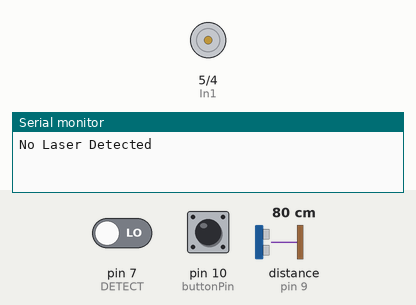
Recording of a sketch running on a simulated Arduino Uno, built with avr-gcc and run on an emulated ATmega328P. Shown: motor-driver pin pairs drawn as motors (green arrow = first pin HIGH = forward, orange = second pin HIGH = backward, longer = more drive, scaled by the enable pin), the last lines printed to the serial monitor. Wiring (inferred from the names in the program): ultrasonic range finder: trigger pin 8; echo pin 9. Inputs (shaded band) come from the test bench; at power-on: pin 7 (DETECT) LOW, pin 10 (buttonPin) LOW, distance to the obstacle (sensor on pin 9) 80 cm. The echo pulse lasts 58.3 µs per cm.

Above: at 1.2 s.
1.3 s: pin 7 (DETECT) driven HIGH
At 1.45 s:
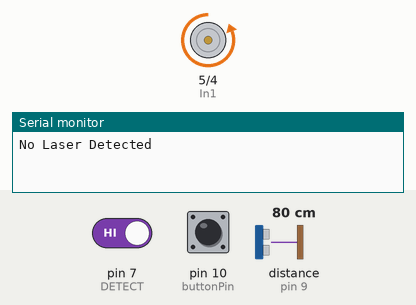
17.5 s: pin 7 (DETECT) driven LOW
At 17.76 s:
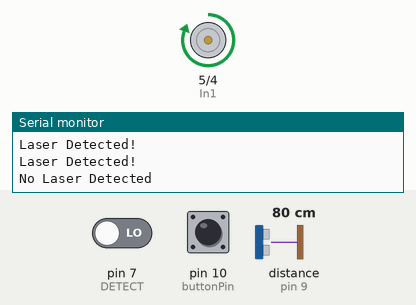
Timing chart, 0 to 24.4 s (numbered marks = the images above; inputs shaded):
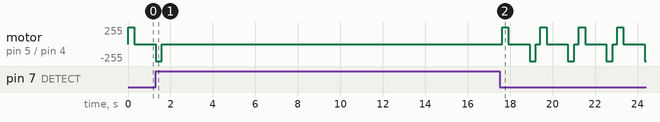

Measured:
- after the input at 1.3 s, motor on pin 5 (In1) / pin 4 (In2): goes on until 1.6 s, then stays stopped
- after the input at 17.5 s, motor on pin 5 (In1) / pin 4 (In2): stopped → forward 255/255 after 0.12 s, then repeats every 1.8 s: stopped 1.0 s, backward 255/255 0.30 s, stopped 0.21 s, forward 255/255 0.30 s

The sketch:

SoftWare.ino
```cpp
#include <SoftwareSerial.h>

#define DETECT 7 // Laser sensor pin
#define trigPin 8 // Ultrasonic sensor trigger pin
#define echoPin 9 // Ultrasonic sensor echo pin
#define buttonPin 10 // Button pin

int speed = 6; // Motor PWM pin
int In1 = 5; // Motor control signal 1
int In2 = 4; // Motor control signal 2

SoftwareSerial HC06(2, 3); // Bluetooth TX/RX pins

const int threshold = 11;
const unsigned long durationThreshold = 5000;
unsigned long startTime = 0;
bool messageShown = false;
int buttonRead = 0;
int ButtonState = 0;


void setup() {
  Serial.begin(9600);
  HC06.begin(9600);

  //laser setup
  pinMode(DETECT, INPUT);

  // Motor setup
  pinMode(speed, OUTPUT);
  pinMode(In1, OUTPUT);
  pinMode(In2, OUTPUT);

  // Ultrasonic sensor setup
  pinMode(trigPin, OUTPUT);
  pinMode(echoPin, INPUT);

  pinMode(buttonPin, INPUT); // Use external pull-down resistor
}

void loop()
{

  buttonRead = digitalRead(buttonPin);
  int detected = digitalRead(DETECT);
  if (buttonRead == HIGH){
    ButtonState = ButtonState + 1;
    Serial.println(ButtonState);
    delay(500);
  }

  int Buttontoggle = ButtonState % 2;
  if (Buttontoggle == 1){
    delay(100);
  }
  else
  {
   // Laser sensor logic
    if (detected == HIGH)
    {
      Serial.println("Laser Detected!");
      analogWrite(speed, 0); // Stop motor
      boolean buttonRead = digitalRead(buttonPin);

    }
    else
    {
      Serial.println("No Laser Detected");
      boolean buttonRead = digitalRead(buttonPin);
      motorRoutine();
    }
  }
  // Ultrasonic sensor logic
  float duration, distance;
  digitalWrite(trigPin, LOW);
  delayMicroseconds(2);
  digitalWrite(trigPin, HIGH);
  delayMicroseconds(10);
  digitalWrite(trigPin, LOW);

  duration = pulseIn(echoPin, HIGH);
  distance = duration * 0.034 / 2;

  if (distance <= threshold)
  {
    if (startTime == 0)
    {
      startTime = millis();
    }
    if (millis() - startTime >= durationThreshold && !messageShown)
    {
      Serial.println("감지");
      HC06.println("쓰레기가 다 찼습니다.");
      messageShown = true;
    }
  }
  else
  {
    startTime = 0;
    messageShown = false;
  }
  delay(200); // Adjust delay to balance sensor checks
}


void motorRoutine()
{
  // Rotate motor in one direction for 2 seconds
  digitalWrite(In1, HIGH);
  digitalWrite(In2, LOW);
  analogWrite(speed, 255); // Motor speed (0-255)
  delay(300); // Rotate for 2 seconds

  // Stop motor for 1 second
  analogWrite(speed, 0);
  buttonRead = digitalRead(buttonPin);
  delay(1000); // Stop for 1 second

  // Rotate motor in opposite direction for 2 seconds
  digitalWrite(In1, LOW);
  digitalWrite(In2, HIGH);
  analogWrite(speed, 255); // Motor speed (0-255)
  buttonRead = digitalRead(buttonPin);
  delay(300); // Rotate in opposite direction for 2 seconds
  Serial.println("움직였다");

  // Stop motor
  analogWrite(speed, 0);
}
```
